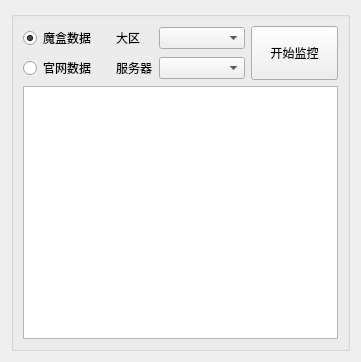
<?xml version="1.0" encoding="UTF-8"?>
<ui version="4.0">
 <class>Widget</class>
 <widget class="QWidget" name="Widget">
  <property name="geometry">
   <rect>
    <x>0</x>
    <y>0</y>
    <width>361</width>
    <height>362</height>
   </rect>
  </property>
  <property name="windowTitle">
   <string>Widget</string>
  </property>
  <layout class="QVBoxLayout" name="verticalLayout">
   <item>
    <widget class="QGroupBox" name="groupBox_2">
     <property name="title">
      <string/>
     </property>
     <layout class="QGridLayout" name="gridLayout">
      <item row="0" column="0">
       <widget class="QRadioButton" name="rbtMohe">
        <property name="text">
         <string>魔盒数据</string>
        </property>
        <property name="checked">
         <bool>true</bool>
        </property>
       </widget>
      </item>
      <item row="0" column="1">
       <widget class="QLabel" name="label_2">
        <property name="sizePolicy">
         <sizepolicy hsizetype="Fixed" vsizetype="Preferred">
          <horstretch>0</horstretch>
          <verstretch>0</verstretch>
         </sizepolicy>
        </property>
        <property name="text">
         <string>大区</string>
        </property>
       </widget>
      </item>
      <item row="0" column="2">
       <widget class="QComboBox" name="cbxServerLine"/>
      </item>
      <item row="0" column="3" rowspan="2">
       <widget class="QPushButton" name="pbnMonitor">
        <property name="sizePolicy">
         <sizepolicy hsizetype="Minimum" vsizetype="Preferred">
          <horstretch>0</horstretch>
          <verstretch>0</verstretch>
         </sizepolicy>
        </property>
        <property name="text">
         <string>开始监控</string>
        </property>
       </widget>
      </item>
      <item row="1" column="0">
       <widget class="QRadioButton" name="rbtOffice">
        <property name="text">
         <string>官网数据</string>
        </property>
       </widget>
      </item>
      <item row="1" column="1">
       <widget class="QLabel" name="label_3">
        <property name="text">
         <string>服务器</string>
        </property>
       </widget>
      </item>
      <item row="1" column="2">
       <widget class="QComboBox" name="cbxServerName"/>
      </item>
      <item row="2" column="0" colspan="4">
       <widget class="QPlainTextEdit" name="pteContent">
        <property name="minimumSize">
         <size>
          <width>300</width>
          <height>200</height>
         </size>
        </property>
       </widget>
      </item>
     </layout>
    </widget>
   </item>
  </layout>
 </widget>
 <resources/>
 <connections/>
</ui>
